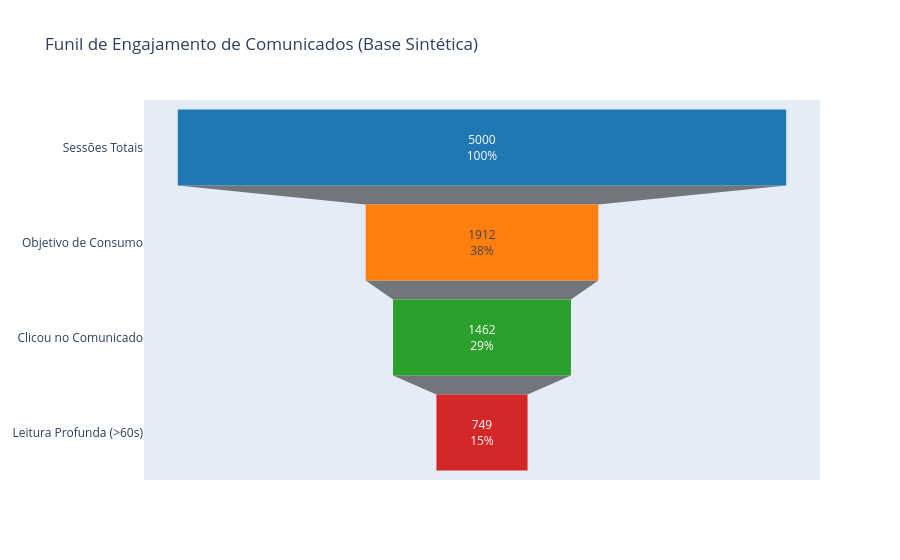

This figure's notebook cell:
### Markdown cell above
### 8.4.1 Análise de Funil de Engajamento por Perfil
Mapeia a jornada do usuário: do acesso inicial até a leitura aprofundada (>60s).

### Code cell
import plotly.graph_objects as go
import pandas as pd

funnel_data = {
    'Etapa': ['Sessões Totais', 'Objetivo de Consumo', 'Clicou no Comunicado', 'Leitura Profunda (>60s)'],
    'Volume': [
        len(df),
        len(df[df['objetivo_sessao'].isin(['ler_comunicado', 'acompanhar_noticias'])]),
        len(df[df['clicou_comunicado'] == 1]),
        len(df[(df['clicou_comunicado'] == 1) & (df['tempo_leitura_segundos'] > 60)])
    ]
}

fig = go.Figure(go.Funnel(
    y = funnel_data['Etapa'],
    x = funnel_data['Volume'],
    textinfo = "value+percent initial",
    marker = {"color": ["#1f77b4", "#ff7f0e", "#2ca02c", "#d62728"]}
))

fig.update_layout(title_text="Funil de Engajamento de Comunicados (Base Sintética)")
fig.show()

### Figure 1 — Plotly figure (JSON) as saved in the notebook; plotly's stock layout.template omitted (floating-point values rounded to 4 significant figures)
{"data": [{"marker": {"color": ["#1f77b4", "#ff7f0e", "#2ca02c", "#d62728"]}, "textinfo": "value+percent initial", "type": "funnel", "x": [5000, 1912, 1462, 749], "y": ["Sessões Totais", "Objetivo de Consumo", "Clicou no Comunicado", "Leitura Profunda (>60s)"]}], "layout": {"title": {"text": "Funil de Engajamento de Comunicados (Base Sintética)"}}}
